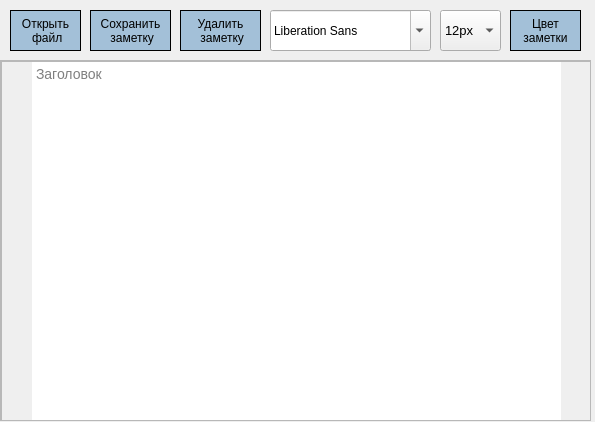
<?xml version="1.0" encoding="UTF-8"?>
<ui version="4.0">
 <class>Form</class>
 <widget class="QWidget" name="Form">
  <property name="geometry">
   <rect>
    <x>0</x>
    <y>0</y>
    <width>595</width>
    <height>422</height>
   </rect>
  </property>
  <property name="sizePolicy">
   <sizepolicy hsizetype="Fixed" vsizetype="Fixed">
    <horstretch>0</horstretch>
    <verstretch>0</verstretch>
   </sizepolicy>
  </property>
  <property name="windowTitle">
   <string>Form</string>
  </property>
  <widget class="QScrollArea" name="scrollArea">
   <property name="geometry">
    <rect>
     <x>0</x>
     <y>60</y>
     <width>591</width>
     <height>361</height>
    </rect>
   </property>
   <property name="widgetResizable">
    <bool>true</bool>
   </property>
   <widget class="QWidget" name="scrollAreaWidgetContents">
    <property name="geometry">
     <rect>
      <x>0</x>
      <y>0</y>
      <width>589</width>
      <height>359</height>
     </rect>
    </property>
    <widget class="QPlainTextEdit" name="text_note_edit">
     <property name="geometry">
      <rect>
       <x>0</x>
       <y>0</y>
       <width>591</width>
       <height>361</height>
      </rect>
     </property>
     <property name="font">
      <font>
       <pointsize>-1</pointsize>
      </font>
     </property>
     <property name="cursor" stdset="0">
      <cursorShape>IBeamCursor</cursorShape>
     </property>
     <property name="mouseTracking">
      <bool>false</bool>
     </property>
     <property name="styleSheet">
      <string notr="true">padding-left: 30px; padding-right: 30px; font-size: 14px;</string>
     </property>
     <property name="horizontalScrollBarPolicy">
      <enum>Qt::ScrollBarAlwaysOff</enum>
     </property>
     <property name="placeholderText">
      <string>Заголовок</string>
     </property>
    </widget>
   </widget>
  </widget>
  <widget class="QFontComboBox" name="fontComboBox">
   <property name="geometry">
    <rect>
     <x>270</x>
     <y>10</y>
     <width>161</width>
     <height>41</height>
    </rect>
   </property>
   <property name="cursor">
    <cursorShape>PointingHandCursor</cursorShape>
   </property>
  </widget>
  <widget class="QPushButton" name="open_file_btn">
   <property name="geometry">
    <rect>
     <x>10</x>
     <y>10</y>
     <width>71</width>
     <height>41</height>
    </rect>
   </property>
   <property name="font">
    <font>
     <family>Arial</family>
     <pointsize>9</pointsize>
    </font>
   </property>
   <property name="styleSheet">
    <string notr="true">QPushButton {background-color:  rgba(51,122,183, 0.4); border: 1px solid black;}
QPushButton:hover {background-color:  rgba(51,122,183, 0.7);}
QPushButton:checked {background-color:  rgba(51,122,183, 0.9);}</string>
   </property>
   <property name="text">
    <string>Открыть
 файл</string>
   </property>
  </widget>
  <widget class="QPushButton" name="save_note_btn">
   <property name="geometry">
    <rect>
     <x>90</x>
     <y>10</y>
     <width>81</width>
     <height>41</height>
    </rect>
   </property>
   <property name="font">
    <font>
     <family>Arial</family>
     <pointsize>9</pointsize>
    </font>
   </property>
   <property name="styleSheet">
    <string notr="true">QPushButton {background-color:  rgba(51,122,183, 0.4); border: 1px solid black;}
QPushButton:hover {background-color:  rgba(51,122,183, 0.7);}
QPushButton:checked {background-color:  rgba(51,122,183, 0.9);}</string>
   </property>
   <property name="text">
    <string>Сохранить
 заметку</string>
   </property>
  </widget>
  <widget class="QComboBox" name="font_size_box">
   <property name="geometry">
    <rect>
     <x>440</x>
     <y>10</y>
     <width>61</width>
     <height>41</height>
    </rect>
   </property>
   <property name="font">
    <font>
     <family>Arial</family>
     <pointsize>10</pointsize>
    </font>
   </property>
   <property name="styleSheet">
    <string notr="true">QComboBox {background-color:   rgba(51,122,183, 0.5); border: 1px solid grey;}
QComboBox:hover { border: 1px solid black;}
QComboBox::drop-down { border: none;}
QComboBox::drop-down:hover {border: 1px solid rgba(51,122,183, 0.3);
													background-color:   rgba(51,122,183, 0.2)}
QComboBox::down-arrow
{
		background-image: black url(D:\Яндекс\работа с pyqt\ПРОЕКТ\картинки, мелодии\arrow-down2_78573.png) no-repeat 50% 50%;
    	width: 16px;
   	 	height: 16px;
}</string>
   </property>
   <item>
    <property name="text">
     <string>12px</string>
    </property>
   </item>
   <item>
    <property name="text">
     <string>14px</string>
    </property>
   </item>
   <item>
    <property name="text">
     <string>16px</string>
    </property>
   </item>
  </widget>
  <widget class="QPushButton" name="get_color_btn">
   <property name="geometry">
    <rect>
     <x>510</x>
     <y>10</y>
     <width>71</width>
     <height>41</height>
    </rect>
   </property>
   <property name="font">
    <font>
     <family>Arial</family>
     <pointsize>9</pointsize>
    </font>
   </property>
   <property name="styleSheet">
    <string notr="true">QPushButton {background-color:  rgba(51,122,183, 0.4); border: 1px solid black;}
QPushButton:hover {background-color:  rgba(51,122,183, 0.7);}
QPushButton:checked {background-color:  rgba(51,122,183, 0.9);}</string>
   </property>
   <property name="text">
    <string>Цвет 
заметки</string>
   </property>
  </widget>
  <widget class="QPushButton" name="del_note_btn">
   <property name="geometry">
    <rect>
     <x>180</x>
     <y>10</y>
     <width>81</width>
     <height>41</height>
    </rect>
   </property>
   <property name="font">
    <font>
     <family>Arial</family>
     <pointsize>9</pointsize>
    </font>
   </property>
   <property name="styleSheet">
    <string notr="true">QPushButton {background-color:  rgba(51,122,183, 0.4); border: 1px solid black;}
QPushButton:hover {background-color:  rgba(51,122,183, 0.7);}
QPushButton:checked {background-color:  rgba(51,122,183, 0.9);}</string>
   </property>
   <property name="text">
    <string>Удалить 
 заметку</string>
   </property>
  </widget>
 </widget>
 <resources/>
 <connections/>
</ui>
